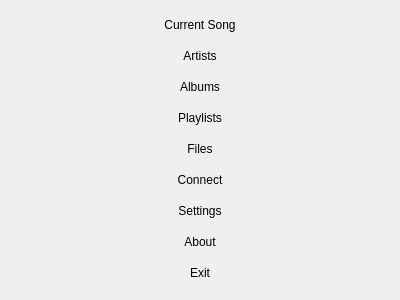
<?xml version="1.0" encoding="UTF-8"?>
<ui version="4.0">
 <class>VerticalMenuWidget</class>
 <widget class="QWidget" name="VerticalMenuWidget">
  <property name="geometry">
   <rect>
    <x>0</x>
    <y>0</y>
    <width>400</width>
    <height>300</height>
   </rect>
  </property>
  <property name="windowTitle">
   <string>Form</string>
  </property>
  <layout class="QVBoxLayout" name="verticalLayout">
   <item>
    <widget class="QPushButton" name="btnCurrentSong">
     <property name="font">
      <font>
       <pointsize>9</pointsize>
      </font>
     </property>
     <property name="text">
      <string>Current Song</string>
     </property>
     <property name="flat">
      <bool>true</bool>
     </property>
    </widget>
   </item>
   <item>
    <widget class="QPushButton" name="btnArtists">
     <property name="font">
      <font>
       <pointsize>9</pointsize>
      </font>
     </property>
     <property name="text">
      <string>Artists</string>
     </property>
     <property name="flat">
      <bool>true</bool>
     </property>
    </widget>
   </item>
   <item>
    <widget class="QPushButton" name="btnAlbums">
     <property name="font">
      <font>
       <pointsize>9</pointsize>
      </font>
     </property>
     <property name="text">
      <string>Albums</string>
     </property>
     <property name="flat">
      <bool>true</bool>
     </property>
    </widget>
   </item>
   <item>
    <widget class="QPushButton" name="btnPlaylists">
     <property name="font">
      <font>
       <pointsize>9</pointsize>
      </font>
     </property>
     <property name="text">
      <string>Playlists</string>
     </property>
     <property name="flat">
      <bool>true</bool>
     </property>
    </widget>
   </item>
   <item>
    <widget class="QPushButton" name="btnFiles">
     <property name="font">
      <font>
       <pointsize>9</pointsize>
      </font>
     </property>
     <property name="text">
      <string>Files</string>
     </property>
     <property name="flat">
      <bool>true</bool>
     </property>
    </widget>
   </item>
   <item>
    <widget class="QPushButton" name="btnConnect">
     <property name="font">
      <font>
       <pointsize>9</pointsize>
      </font>
     </property>
     <property name="text">
      <string>Connect</string>
     </property>
     <property name="flat">
      <bool>true</bool>
     </property>
    </widget>
   </item>
   <item>
    <widget class="QPushButton" name="btnSettings">
     <property name="font">
      <font>
       <pointsize>9</pointsize>
      </font>
     </property>
     <property name="text">
      <string>Settings</string>
     </property>
     <property name="flat">
      <bool>true</bool>
     </property>
    </widget>
   </item>
   <item>
    <widget class="QPushButton" name="btnAbout">
     <property name="font">
      <font>
       <pointsize>9</pointsize>
      </font>
     </property>
     <property name="text">
      <string>About</string>
     </property>
     <property name="flat">
      <bool>true</bool>
     </property>
    </widget>
   </item>
   <item>
    <widget class="QPushButton" name="btnExit">
     <property name="font">
      <font>
       <pointsize>9</pointsize>
      </font>
     </property>
     <property name="text">
      <string>Exit</string>
     </property>
     <property name="flat">
      <bool>true</bool>
     </property>
    </widget>
   </item>
  </layout>
 </widget>
 <resources/>
 <connections/>
</ui>
